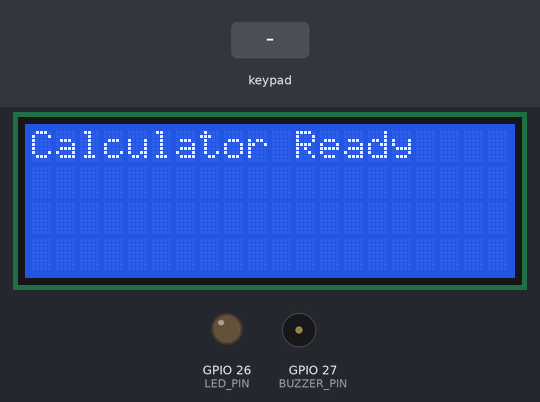
A sketch run on a simulated ESP32. On the bench: 20×4 character LCD, output pins drawn as LEDs (lit = HIGH), buzzer (waves = sounding, pin HIGH). The test bench sets the inputs (shaded band). What the sketch prints to the serial monitor is not drawn.

Above: at 1.2 s.
1.3 s: keypad keys 7 + 5 = pressed 0.4 s apart
At 3.4 s:
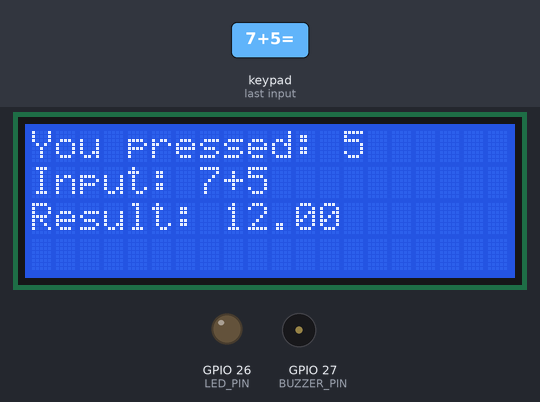
4.4 s: key '*' pressed
At 5.0 s:
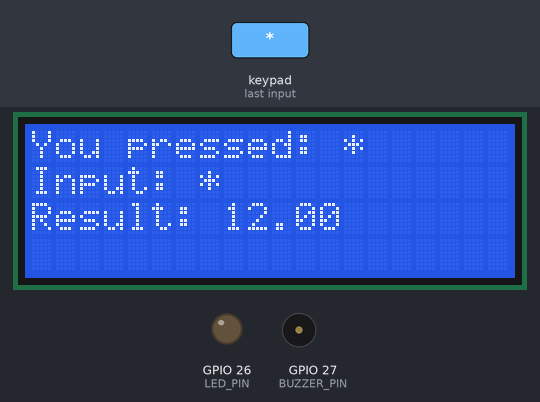
6.0 s: keypad keys 8 / 2 = pressed 0.4 s apart
At 7.2 s:
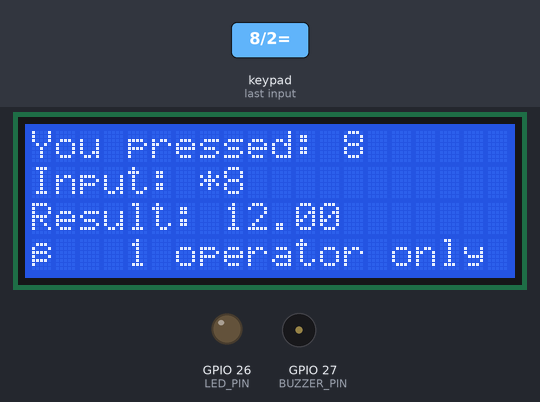
9.5 s: key 'C' pressed
At 10.7 s:
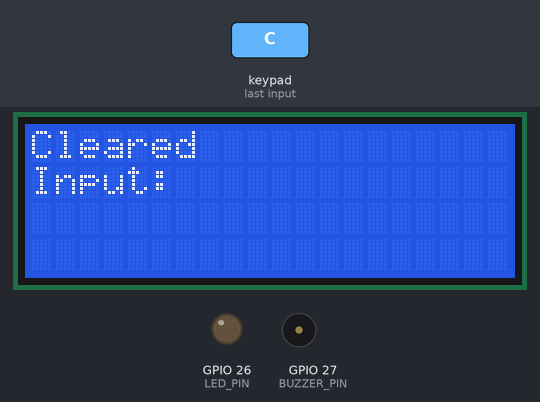
11.1 s: key '=' pressed
At 12.4 s:
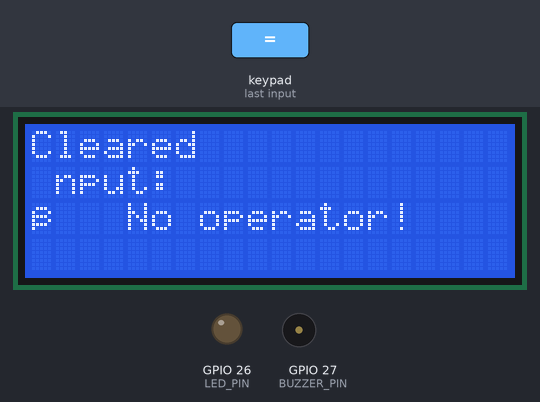
12.7 s: key '/' pressed
At 13.5 s:
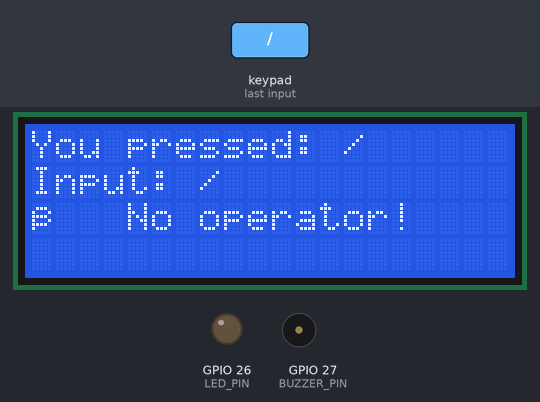
Timing chart, 0 to 15.3 s (numbered marks = the images above; inputs shaded):
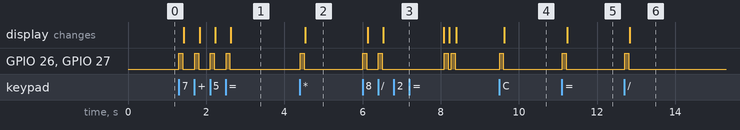

Measured:
- after the input at 1.3 s, GPIO 26 (LED_PIN), GPIO 27 (BUZZER_PIN): alternates HIGH for 0.10 s and LOW for 0.30 s, 8 changes in all, then stays LOW, starting at once; the display: first changes after 0.13 s (image 1 shows a later state)
- after the input at 4.4 s, GPIO 26 (LED_PIN), GPIO 27 (BUZZER_PIN): LOW → HIGH at once, → LOW 0.10 s later; the display: changes after 0.14 s (image 2)
- after the input at 6.0 s, GPIO 26 (LED_PIN), GPIO 27 (BUZZER_PIN): LOW → HIGH at once, → LOW 0.10 s later, → HIGH 0.30 s later, → LOW 0.10 s later, … (8 changes in this stretch); the display: first changes after 0.13 s (image 3 shows a later state)
- after the input at 9.5 s, GPIO 26 (LED_PIN), GPIO 27 (BUZZER_PIN): LOW → HIGH at once, → LOW 0.10 s later; the display: changes after 0.12 s (image 4)
- after the input at 11.1 s, GPIO 26 (LED_PIN), GPIO 27 (BUZZER_PIN): LOW → HIGH at once, → LOW 0.10 s later; the display: changes after 0.14 s (image 5)
- after the input at 12.7 s, GPIO 26 (LED_PIN), GPIO 27 (BUZZER_PIN): LOW → HIGH at once, → LOW 0.10 s later; the display: changes after 0.13 s (image 6)

The sketch:

calculater.ino
```cpp
#include <Wire.h>
#include <LiquidCrystal_I2C.h>
#include <Keypad.h>

// LCD Setup: 20x4 I2C (Try address 0x27 or 0x3F)
LiquidCrystal_I2C lcd(0x27, 20, 4);  // Change to 0x3F if nothing appears

// Keypad Layout
char keys[4][4] = {
  {'1', '2', '3', '+'},
  {'4', '5', '6', '-'},
  {'7', '8', '9', '*'},
  {'C', '0', '=', '/'}
};

// Safe GPIO Pins for ESP32
byte rowPins[4] = {13, 12, 14, 25};  // R1-R4
byte colPins[4] = {18, 5, 4, 15};    // C1-C4

Keypad keypad = Keypad(makeKeymap(keys), rowPins, colPins, 4, 4);

#define BUZZER_PIN 27
#define LED_PIN 26

String input = "";
char operatorChar = '\0';

void setup() {
  Serial.begin(115200);
  pinMode(BUZZER_PIN, OUTPUT);
  pinMode(LED_PIN, OUTPUT);

  lcd.init();
  lcd.backlight();
  lcd.clear();
  lcd.setCursor(0, 0);
  lcd.print("Calculator Ready");
  Serial.println("🔢 Calculator Ready. Use keypad.");
}

void loop() {
  char key = keypad.getKey();

  if (key) {
    // Feedback
    digitalWrite(LED_PIN, HIGH);
    digitalWrite(BUZZER_PIN, HIGH);
    delay(100);
    digitalWrite(LED_PIN, LOW);
    digitalWrite(BUZZER_PIN, LOW);

    // Clear
    if (key == 'C') {
      input = "";
      operatorChar = '\0';
      lcd.clear();
      lcd.setCursor(0, 0);
      lcd.print("Cleared");
      lcd.setCursor(0, 1);
      lcd.print("Input: ");
      Serial.println("🧹 Cleared");
      return;
    }

    // Evaluate
    else if (key == '=') {
      lcd.setCursor(0, 1);
      lcd.print("Input: " + input + "    ");
      Serial.println("Input: " + input);
      if (operatorChar != '\0') {
        int opIndex = input.indexOf(operatorChar);
        if (opIndex > 0 && opIndex < input.length() - 1) {
          float num1 = input.substring(0, opIndex).toFloat();
          float num2 = input.substring(opIndex + 1).toFloat();
          float result = 0;
          bool valid = true;

          switch (operatorChar) {
            case '+': result = num1 + num2; break;
            case '-': result = num1 - num2; break;
            case '*': result = num1 * num2; break;
            case '/':
              if (num2 != 0) result = num1 / num2;
              else {
                lcd.setCursor(0, 2);
                lcd.print("  Divide by 0     ");
                Serial.println("❌ Error: Divide by 0");
                valid = false;
              }
              break;
          }

          if (valid) {
            lcd.setCursor(0, 2);
            lcd.print("Result: ");
            lcd.print(result);
            Serial.print("✅ Result: ");
            Serial.println(result);
          }
        } else {
          lcd.setCursor(0, 2);
          lcd.print("⚠ Format error     ");
          Serial.println("⚠️ Format error. Try 7*8=");
        }
      } else {
        lcd.setCursor(0, 2);
        lcd.print("⚠ No operator!     ");
        Serial.println("⚠️ No operator found!");
      }

      input = "";
      operatorChar = '\0';
      // ❌ Removed delay + clear, keep result until next keypress
    }

    // Input keys
    else {
      if (key == '+' || key == '-' || key == '*' || key == '/') {
        if (operatorChar == '\0') {
          operatorChar = key;
          input += key;
        } else {
          lcd.setCursor(0, 3);
          lcd.print("⚠ 1 operator only ");
          Serial.println("⚠️ Operator already used.");
          delay(1500);
          lcd.setCursor(0, 3);
          lcd.print("                    ");
        }
      } else if (key >= '0' && key <= '9') {
        input += key;
      }

      // Display current input
      lcd.setCursor(0, 0);
      lcd.print("You pressed: ");
      lcd.print(key);
      lcd.print("     "); // padding
      lcd.setCursor(0, 1);
      lcd.print("Input: " + input + "     ");
      Serial.print("You pressed key: ");
      Serial.println(key);
      Serial.println("Input: " + input);
    }
  }
}
```
